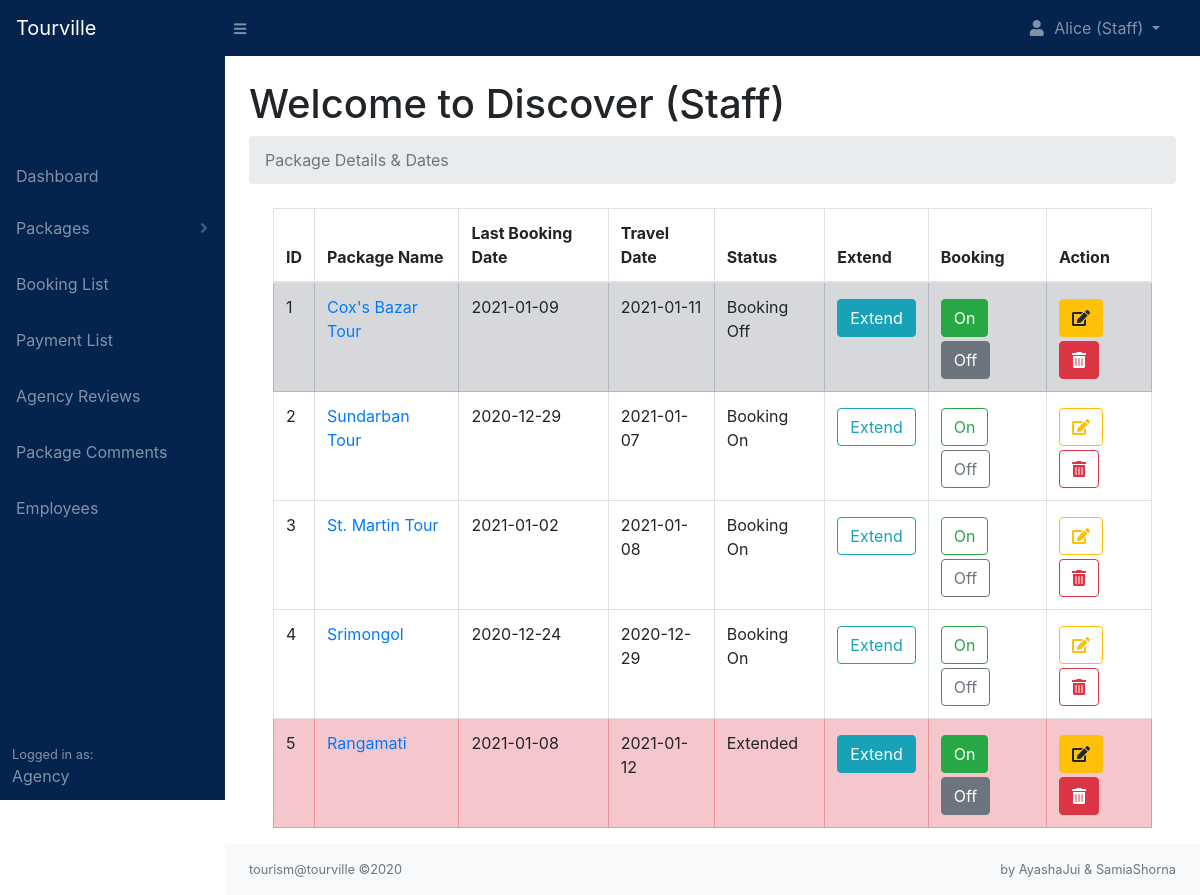
Screenshot of /agency/packages.php?page=package_date (signed in) with the database file from the repository.
### tables this page shows
CREATE TABLE `package_dates` (
  `date_id` int(11) NOT NULL,
  `package_id` int(11) NOT NULL,
  `agency_id` int(11) NOT NULL,
  `last_date` date NOT NULL,
  `travel_date` date NOT NULL,
  `status` varchar(255) NOT NULL,
  `date` date NOT NULL
);

CREATE TABLE `packages` (
  `package_id` int(11) NOT NULL,
  `agency_id` int(11) NOT NULL,
  `package_name` varchar(255) NOT NULL,
  `location` varchar(255) NOT NULL,
  `country` varchar(255) NOT NULL,
  `place_details` text NOT NULL,
  `place_images` text NOT NULL,
  `num_days` int(11) NOT NULL,
  `num_nights` int(11) NOT NULL,
  `budget_price` int(11) NOT NULL,
  `comfort_price` int(11) NOT NULL,
  `lux_price` int(11) NOT NULL,
  `budget_details` varchar(255) NOT NULL,
  `comfort_details` varchar(255) NOT NULL,
  `lux_details` varchar(255) NOT NULL,
  `booking_percentage` int(11) NOT NULL,
  `min_people` int(11) NOT NULL,
  `includes` text NOT NULL,
  `excludes` text NOT NULL,
  `optional` text NOT NULL,
  `itinerary` text NOT NULL,
  `package_status` varchar(255) NOT NULL,
  `package_date` date NOT NULL
);

### agency/includes/package_date.php (the view, shortened to what this page needs)
<?php
    $stmt = $pdo->prepare('SELECT * FROM package_dates WHERE agency_id = :agency_id ORDER BY status');
    $stmt->execute([':agency_id'  => $_SESSION['agency_id']]);
    $dates = [];
    while($row = $stmt->fetch(PDO::FETCH_ASSOC)){
        $dates[] = $row;
    }
?>
<div class="container-fluid">
<?php
    if(empty($dates)){
        echo '<h1 class="text-center pt-4">Nothing to Show</h1>';
    }else{
?>
    <div class="col-xs-12">
        <table class="table table-hover table-bordered">
            <thead>
                <tr>
                    <th>ID</th>
                    <th>Package Name</th>
                    <th>Last Booking Date</th>
                    <th>Travel Date</th>
                    <th>Status</th>
                    <th>Extend</th>
                    <th>Booking</th>
                    <th>Action</th>
                </tr>
            </thead>
            <tbody>
            <?php
                $i = 1;
                foreach($dates as $date){
                    if($date['status'] == 'booking off'){
                        echo '<tr class="table table-secondary">';
                    }else if($date['status'] == 'extended'){
                        echo '<tr class="table table-danger">';
                    }else{
                        echo '<tr>';
                    }
                        echo '<td>'. $i++ .'</td>';
                        $stmt = $pdo->prepare('SELECT * FROM packages WHERE package_id = :package_id');
                        $stmt->execute([':package_id' => $date['package_id']]);
                        $package = $stmt->fetch(PDO::FETCH_ASSOC);
                        echo '<td><a href="../package.php?package_id='. $date['package_id'] .'">'. $package['package_name'] .'</a></td>';
                        echo '<td>'. $date['last_date'] .'</td>';
                        echo '<td>'. $date['travel_date'] .'</td>';
                        echo '<td>'. ucwords($date['status']) .'</td>';
                    if($date['status'] != 'booking on'){
                        echo '<td><a href="packages.php?page=update_date&extend='. $date['date_id'] .'" class="btn btn-info mt-1">Extend</a></td>';
                        echo '<td><a href="packages.php?page=package_date&b_on='. $date['date_id'] .'" class="btn btn-success mt-1 mr-1">On</a>';
                        echo '<a href="packages.php?page=package_date&b_off='. $date['date_id'] .'" class="btn btn-secondary mt-1">Off</a></td>';
                        echo '<td><a href="packages.php?page=update_date&edit='. $date['date_id'] .'" class="btn btn-warning mt-1 mr-1"><i class="fas fa-edit"></i></a>';
                        echo '<a href="packages.php?page=package_date&delete='. $date['date_id'] .'" class="btn btn-danger mt-1"><i class="fas fa-trash-alt"></i></a></td>';
                    }else{
                        echo '<td><a href="packages.php?page=update_date&extend='. $date['date_id'] .'" class="btn btn-outline-info mt-1">Extend</a></td>';
                        echo '<td><a href="packages.php?page=package_date&b_on='. $date['date_id'] .'" class="btn btn-outline-success mt-1 mr-1">On</a>';
                        echo '<a href="packages.php?page=package_date&b_off='. $date['date_id'] .'" class="btn btn-outline-secondary mt-1">Off</a></td>';
                        echo '<td><a href="packages.php?page=update_date&edit='. $date['date_id'] .'" class="btn btn-outline-warning mt-1 mr-1"><i class="fas fa-edit"></i></a>';
                        echo '<a href="packages.php?page=package_date&delete='. $date['date_id'] .'" class="btn btn-outline-danger mt-1"><i class="fas fa-trash-alt"></i></a></td>';
                    }
                    echo '</tr>';
                }
            ?>
            </tbody>
        </table>
    </div>
    <?php
    }
    ?>
</div>

### rows the page displays
package_dates: package.package_name "Cox's Bazar Tour", last_date "2021-01-09", travel_date "2021-01-11", status "Booking Off"
package_dates: package.package_name "Sundarban Tour", last_date "2020-12-29", travel_date "2021-01-07", status "Booking On"
package_dates: package.package_name "St. Martin Tour", last_date "2021-01-02", travel_date "2021-01-08", status "Booking On"
package_dates: package.package_name "Srimongol", last_date "2020-12-24", travel_date "2020-12-29", status "Booking On"
package_dates: package.package_name "Rangamati", last_date "2021-01-08", travel_date "2021-01-12", status "Extended"

### other values shown
$_SESSION['employee_firstname'] "Alice"
$_SESSION['role'] "Staff"
$_SESSION['agency_name'] "Discover"
